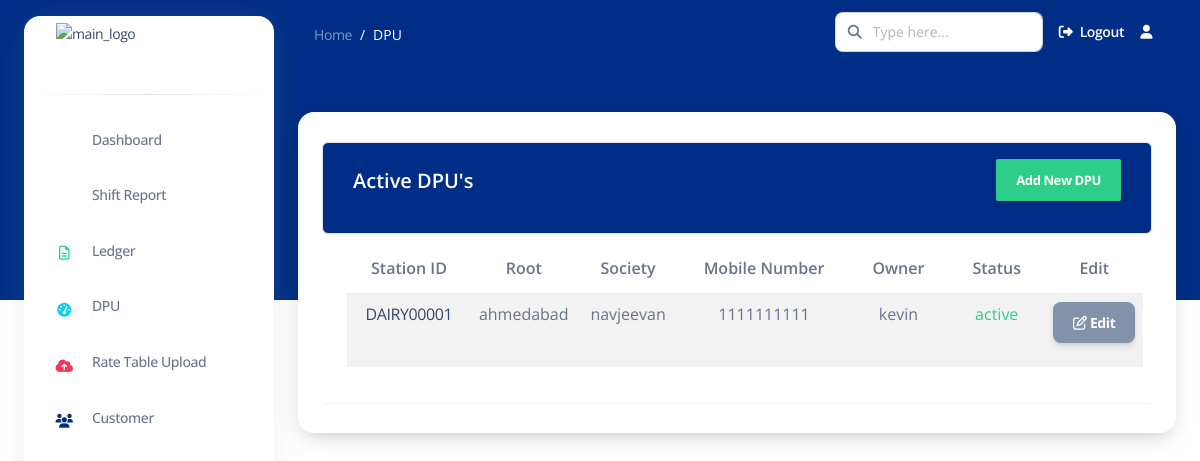
The page /active_dpu/ (signed in) on the database as committed earlier.
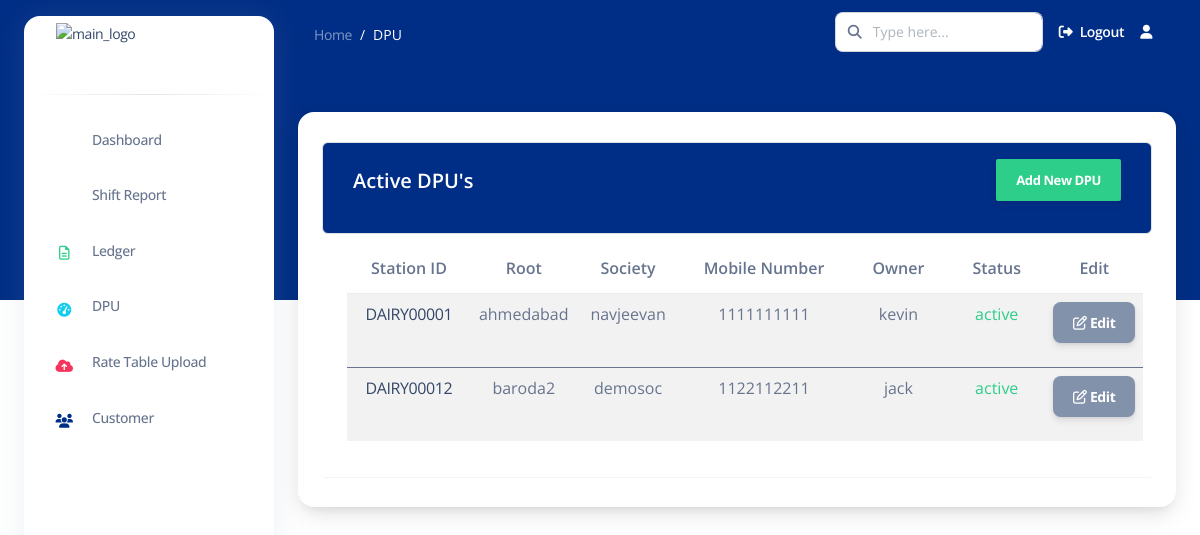
The same page on the database as committed later.
### apps/common/models.py (models this page shows, shortened)
class DPU(models.Model):
    user = models.ForeignKey(User, on_delete=models.CASCADE)
    location = models.CharField(max_length=255)
    st_id = models.CharField(max_length=50, unique=True, primary_key=True)  # Renamed from dpu_id to st_id
    society = models.CharField(max_length=255)
    mobile_number = models.CharField(max_length=15)
    owner = models.CharField(max_length=255)
    STATUS_CHOICES = [
        ('active', 'Active'),
        ('deactivated', 'Deactivated'),
    ]
    status = models.CharField(max_length=20, choices=STATUS_CHOICES, default='active')
    date = models.DateTimeField(auto_now_add=True)  # Automatically set on creation

### apps/common/views.py (the view)
# urls.py: path('active_dpu/', active_dpu, name='active_dpu'),
def active_dpu(request):
    active_dpu_list = DPU.objects.filter(user=request.user)
    return render(request, 'common/active_dpu.html', {'active_dpu_list': active_dpu_list})

### templates/common/active_dpu.html (shortened to what this page needs)
{% extends 'base2.html' %}
{% load static %}
{% load crispy_forms_tags %}
{% block content %}
<nav class="navbar navbar-main navbar-expand-lg px-0 mx-4 shadow-none border-radius-xl " id="navbarBlur"
    data-scroll="false">
    <div class="container-fluid py-1 px-3">
        <nav aria-label="breadcrumb">
            <ol class="breadcrumb bg-transparent mb-0 pb-0 pt-1 px-0 me-sm-6 me-5">
                <li class="breadcrumb-item text-sm"><a class="opacity-5 text-white" href="">Home</a>
                </li>
                <li class="breadcrumb-item text-sm text-white active" aria-current="page">DPU</li>
            </ol>
        </nav>
        <div class="collapse navbar-collapse mt-sm-0 mt-2 me-md-0 me-sm-4" id="navbar">
            <div class="ms-md-auto pe-md-3 d-flex align-items-center">
                <div class="input-group">
                    <span class="input-group-text text-body"><i class="fas fa-search" aria-hidden="true"></i></span>
                    <input type="text" class="form-control" placeholder="Type here...">
                </div>
            </div>
            <ul class="navbar-nav  justify-content-end">
                <li class="nav-item d-flex align-items-center">
                    <a href="{% url 'logout' %}" class="nav-link text-white font-weight-bold px-0">
                        <i class="fa fa-sign-out me-sm-1"></i>
                        <span class="d-sm-inline d-none">Logout</span>
                    </a>
                </li>
                <li class="nav-item dropdown pe-2 px-3 d-flex align-items-center">
                    <a href="javascript:;" class="nav-link text-white p-0" id="dropdownMenuButton"
                        data-bs-toggle="dropdown" aria-expanded="false">
                        <i class="fa fa-user cursor-pointer"></i>
                    </a>
                </li>
            </ul>
        </div>
    </div>
</nav>
<div class="container-fluid mt-5">
    <div class="card o-hidden border-0 shadow-lg mt-5">
        <div class="container">
            <div class="table-wrapper table-responsive">
                <div class="table-title border rounded">
                    <div class="row">
                        <div class="col-sm-6">
                            <h5 class="text-white mt-2">Active DPU's</h5>
                        </div>
                        <div class="col-md-6">
                            <a href="{% url 'add_dpu' %}" class="btn btn-success"> <span>Add New DPU</span></a>
                        </div>
                    </div>
                </div>
                <table class="table table-striped table-hover rounded table-responsive">
                    <thead>
                        <tr>
                            <th>Station ID</th>
                            <th>Root</th>
                            <th>Society</th>
                            <th>Mobile Number</th>
                            <th>Owner</th>
                            <th>Status</th>
                            <th>Edit</th>
                        </tr>
                    </thead>
                    {% for dpu in active_dpu_list %}
                    <tbody>
                        <tr class="align-items-center text-align-center rounded">
                            <td><a href="{% url 'dpudetails' dpuid=dpu.st_id %}">{{ dpu.st_id }}</a></td>
                            <td> {{ dpu.location }} </td>
                            <td>{{ dpu.society }}</td>
                            <td>{{ dpu.mobile_number }}</td>
                            <td>{{ dpu.owner }}</td>
                            <td class="{% if dpu.status == 'active' %}text-success{% else %}text-danger{% endif %}">
                                {{ dpu.status }}
                            </td>
                            <td> <a href="{% url 'edit_dpu' st_id=dpu.st_id %}" class="btn bg-secondary text-white">
                                <i class="fa fa-edit"></i> Edit
                            </a></td>
                        </tr>
                    </tbody>
                    {% endfor %}
                </table>
            </div>
        </div>
    </div>
</div>
{% endblock content %}

### templates/base2.html (shortened to what this page needs)
{% load static %}
<!DOCTYPE html>
<html lang="en">
{% load static %}
<head>
    <link href="{% static 'assets/css/nucleo-icons.css'%}" rel="stylesheet" />
    <link href="{% static 'assets/css/nucleo-svg.css'%}" rel="stylesheet" />
    <link rel="stylesheet" href="path/to/font-awesome/css/font-awesome.min.css">
    <link href="{% static 'assets/css/nucleo-svg.css'%}" rel="stylesheet" />
    <link id="pagestyle" href="{% static 'assets/css/argon-dashboard.css' %}" rel="stylesheet" />
</head>
<body class="g-sidenav-show ">
    <aside
        class="sidenav bg-white navbar navbar-vertical navbar-expand-xs border-0 border-radius-xl my-3 fixed-start ms-4 "
        id="sidenav-main">
        <div class="sidenav-header">
            <a class="navbar-brand m-0" href="" target="_blank">
                <img src="{% static 'assets/img/rapturetech_logo.jpeg'%}" class="navbar-brand-img h-100"
                    alt="main_logo">
            </a>
        </div>
        <hr class="horizontal dark mt-0">
        <div class="collapse navbar-collapse  w-auto " id="sidenav-collapse-main">
            <ul class="navbar-nav">
                <li class="nav-item">
                    <a class="nav-link" href="{% url 'dashboard' %}">
                        <div
                            class="icon icon-shape icon-sm border-radius-md text-center me-2 d-flex align-items-center justify-content-center">
                            <i class="ni ni-tv-2 text-primary text-sm opacity-10"></i>
                        </div>
                        <span class="nav-link-text ms-1">Dashboard</span>
                    </a>
                </li>
                <li class="nav-item">
                    <a class="nav-link " href="{% url 'shift_report' %}">
                        <div
                            class="icon icon-shape icon-sm border-radius-md text-center me-2 d-flex align-items-center justify-content-center">
                            <i class="ni ni-single-copy-04 text-warning text-sm opacity-10"></i>
                        </div>
                        <span class="nav-link-text ms-1">Shift Report</span>
                    </a>
                </li>
                <li class="nav-item">
                    <a class="nav-link " href="#">
                        <div
                            class="icon icon-shape icon-sm border-radius-md text-center me-2 d-flex align-items-center justify-content-center">
                            <i class="fa fa-file-text-o text-success text-sm opacity-10" aria-hidden="true"></i>
                        </div>
                        <span class="nav-link-text ms-1">Ledger</span>
                    </a>
                </li>
                <li class="nav-item">
                    <a class="nav-link " href="{% url 'active_dpu' %}">
                        <div
                            class="icon icon-shape icon-sm border-radius-md text-center me-2 d-flex align-items-center justify-content-center">
                            <i class="fa fa-tachometer text-info text-sm opacity-10" aria-hidden="true"></i>
                        </div>
                        <span class="nav-link-text ms-1">DPU</span>
                    </a>
                </li>
                <li class="nav-item">
                    <a class="nav-link " href="./pages/rtl.html">
                        <div
                            class="icon icon-shape icon-sm border-radius-md text-center me-2 d-flex align-items-center justify-content-center">
                            <i class="fa fa-cloud-upload text-danger text-sm opacity-10" aria-hidden="true"></i>
                        </div>
                        <span class="nav-link-text ms-1">Rate Table Upload</span>
                    </a>
                </li>
                <li class="nav-item">
                    <a class="nav-link" href="{% url 'upload_customer_csv' %}">
                        <div
                            class="icon icon-shape icon-sm border-radius-md text-center me-2 d-flex align-items-center justify-content-center">
                            <i class="fa fa-users text-primary text-sm opacity-10" aria-hidden="true"></i>
                        </div>
                        <span class="nav-link-text ms-1">Customer</span>
                    </a>
                </li>
            </ul>
        </div>
    </aside>
    <main class="main-content position-relative border-radius-lg ">
        {% block content %} {% endblock content %}
    </main>
</body>
</html>

### static/assets/css/nucleo-svg.css (style rules this page uses)
.icon { display: inline-block; color: #111111; height: 1em; width: 1em; }
.icon-sm { height: 0.8em; width: 0.8em; }
.icon { fill: currentColor; stroke: none; }

### templates/common/active_dpu.html (style rules this page uses)
.table-wrapper { background: #fff; padding: 20px 25px; margin: 30px 0; border-radius: 3px; box-shadow: 0 1px 1px rgba(0, 0, 0, .05); }
.table-title { padding-bottom: 1px; background: #002d86; color: #fff !important; padding: 16px 30px; margin: -20px -25px 10px; border-radius: 3px 3px 0 0; }
.table-title .btn { color: #fff; float: right; font-size: 13px; border: none; min-width: 50px; border-radius: 2px; border: none; outline: none !important; margin-left: 10px; }
.table-title .btn span { float: left; margin-top: 2px; }
tr { text-align: center; }
td { padding: 1px; text-align: center; }

Rows that differ between the two databases and show on the page:
added DPU: st_id "DAIRY00012", location "baroda2", society "demosoc", mobile_number "1122112211", owner "jack", status "active"
